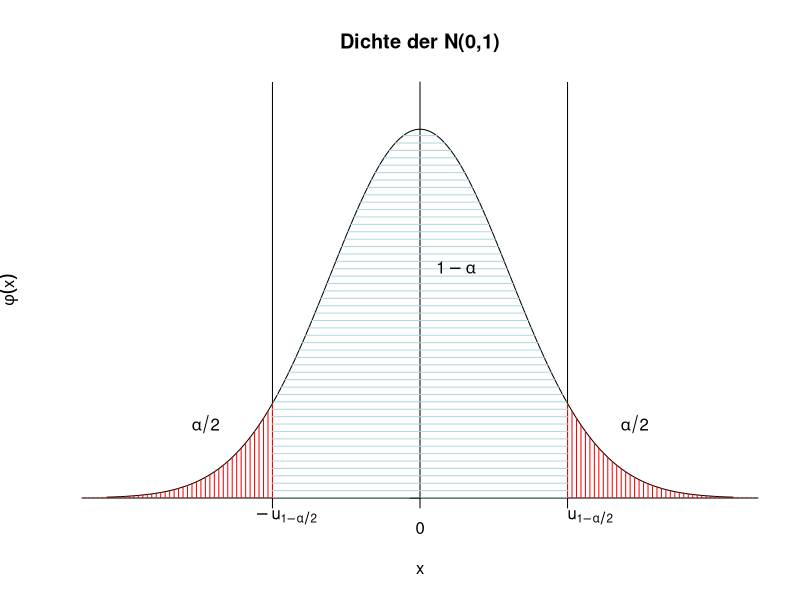
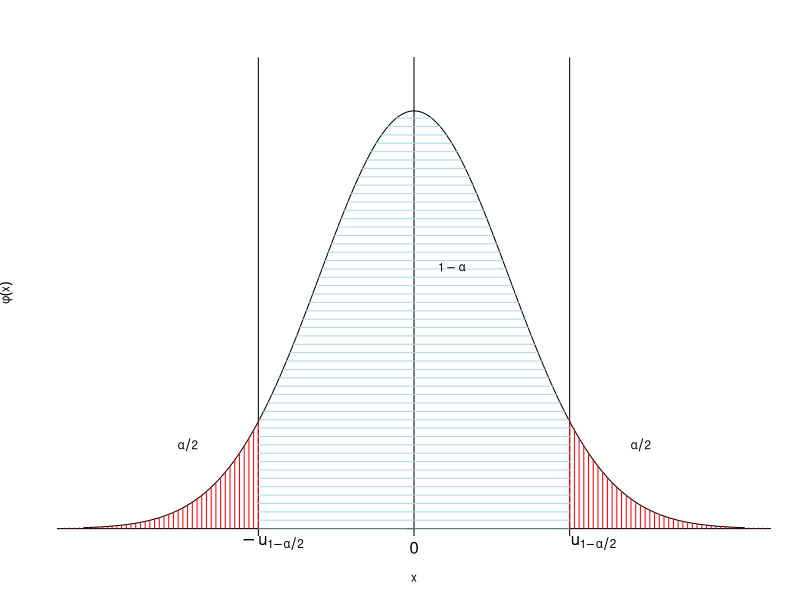
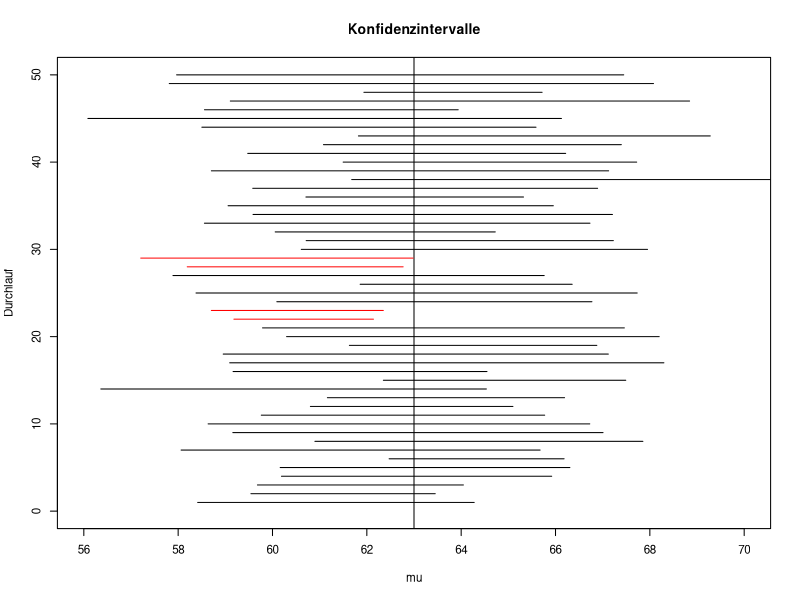
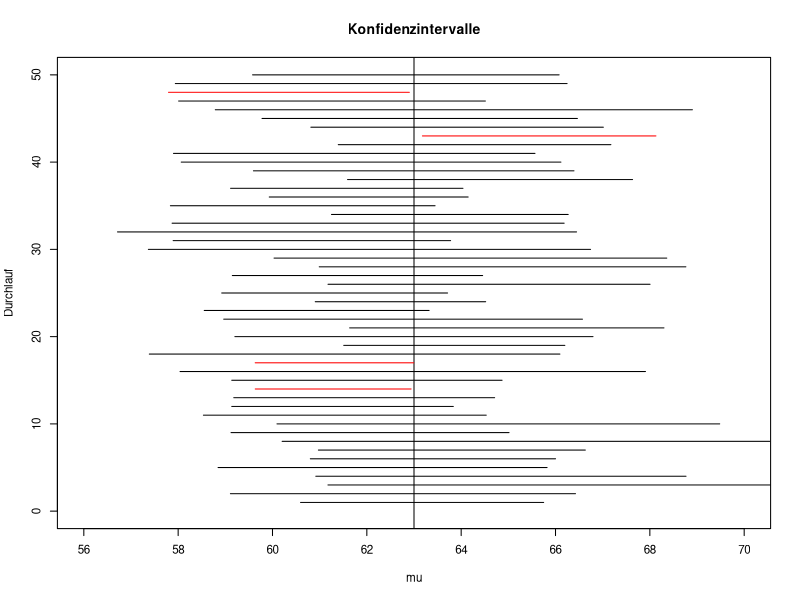

Generate these figures, in order, with R:
## ---- chunk 1
#| code-fold: true
#| code-summary: "R-Code zeigen"
x <- seq(from=-3.5, to=3.5, length=200)
plot(x, dnorm(x), 
     type="l", 
     axes=FALSE,
     ylim=c(0,0.45),
     yaxs="i",
     xlab="x", 
     ylab=expression(phi(x)),
     main="Dichte der N(0,1)")

axis(1, 
     at=c(-4, -1.65, 0, 1.65, 4), 
     labels=FALSE)
axis(2, 
     pos=0, 
     at=c(0, 0.5), 
     labels=FALSE)
abline(v=c(-1.65, 1.65))

mtext(expression(-u[1-alpha/2]),
      at=-1.5, 
      side=1, 
      line=0.5)
mtext(expression(u[1-alpha/2]),
      at=1.9, 
      side=1, 
      line=0.5)
mtext(0, 
      side=1, 
      line=1)

for(x in seq(1.65, 4, by=0.05)){
  lines(c(-x, -x), c(0, dnorm(x)), col="red")
  lines(c(x, x), c(0, dnorm(x)), col="red")
}
for(y in seq(0, dnorm(0), by=0.008)){
  lines(c(max(-1.65, -sqrt(-2*log(y*sqrt(2*pi)))),
          min(1.65, sqrt(-2*log(y*sqrt(2*pi))))),
        c(y, y), col="lightblue")
}

text(-2.4,0.08,
     expression(alpha/2))
text(0.4,0.25,
     expression(1-alpha))
text(2.4,0.08,
     expression(alpha/2))
## ---- chunk 2
#| echo: FALSE
#| fig-cap: "Dichte der Standardnormalverteilung"
par(cex=0.7)
x <- seq(from=-3.5, to=3.5, length=200)
plot(x, dnorm(x), 
     type="l", 
     axes=FALSE,
     ylim=c(0,0.45),
     yaxs="i",
     xlab="x", 
     ylab=expression(phi(x)),
     main="")

axis(1, 
     at=c(-4, -1.65, 0, 1.65, 4), 
     labels=FALSE)
axis(2, 
     pos=0, 
     at=c(0, 0.5), 
     labels=FALSE)
abline(v=c(-1.65, 1.65))

mtext(expression(-u[1-alpha/2]),
      at=-1.5, 
      side=1, 
      line=0.7)
mtext(expression(u[1-alpha/2]),
      at=1.9, 
      side=1, 
      line=0.7)
mtext(0, 
      side=1, 
      line=1)

for(x in seq(1.65, 4, by=0.05)){
  lines(c(-x, -x), c(0, dnorm(x)), col="red")
  lines(c(x, x), c(0, dnorm(x)), col="red")
}
for(y in seq(0, dnorm(0), by=0.008)){
  lines(c(max(-1.65, -sqrt(-2*log(y*sqrt(2*pi)))),
          min(1.65, sqrt(-2*log(y*sqrt(2*pi))))),
        c(y, y), col="lightblue")
}

text(-2.4,0.08,
     expression(alpha/2))
text(0.4,0.25,
     expression(1-alpha))
text(2.4,0.08,
     expression(alpha/2))
## ---- chunk 3
gut_bez <- ceiling(rlnorm(50, 1.7, 0.5))
gut_bez <- gut_bez-min(gut_bez)
head(gut_bez)
## ---- chunk 4
mean(gut_bez)
## ---- chunk 5
sd(gut_bez)
## ---- chunk 6
n <- length(gut_bez)
alpha <- 0.05
qnt <- qnorm(1-alpha/2)
k_unten <- mean(gut_bez) - qnt * sd(gut_bez)/sqrt(n)
k_oben <- mean(gut_bez) + qnt * sd(gut_bez)/sqrt(n)

round(c(k_unten, k_oben),2)
## ---- chunk 7
anteil <- c(59.81, 61.15, 56.56, 63.71, 
            54.97, 62.64, 61.43, 59.83)
## ---- chunk 8
mean(anteil)
## ---- chunk 9
alpha <- 0.05
qnt <- qt(1-alpha/2, df=7)
print(qnt)
## ---- chunk 10
mean(anteil) - qnt * sd(anteil)/sqrt(8)
## ---- chunk 11
mean(anteil) + qnt * sd(anteil)/sqrt(8)
## ---- chunk 12
n <- 1000
alpha <- 0.05
qnt <- qnorm(1 - alpha/2)
pi_dach <- 0.273
k_unten <- pi_dach - qnt * sqrt(pi_dach * (1-pi_dach) / n)
k_oben <- pi_dach + qnt * sqrt(pi_dach * (1-pi_dach) / n)
paste(round(k_unten, 3), 
      round(k_oben, 3), 
      sep="; ")
## ---- chunk 13
mu <- 63
sigma <- 4
n <- 8
alpha <- 0.05
R <- 10000

# (1-alpha/2)-Quantil der t-Verteilung
# mit n-1 Freiheitsgraden
qnt <- qt(1-alpha/2, df=n-1)

# Initialisierung eines Zählers
z <- 0

for(r in 1:R){
  
  # Ziehung der Stichprobe
  x <- rnorm(n, mean=mu, sd=sigma)
  
  # Berechnung der Intervallgrenzen
  k_unten <- mean(x) - qnt * sd(x)/sqrt(n)
  k_oben <- mean(x) + qnt * sd(x)/sqrt(n)
  
  # Wird der wahre Wert mu überdeckt? 
  # Wenn ja, setze den Zähler hoch
  if(k_unten <= mu & mu <= k_oben){
    z <- z+1
  }
}
## ---- chunk 14
print(z/R)
## ---- chunk 15
#| echo: FALSE
#| out.width: "90%"
#| fig.asp: 1
mu <- 63
sigma <- 4
n <- 8
alpha <- 0.05
R <- 50
qnt <- qt(1-alpha/2, df=n-1)
repeat{
  K <- replicate(R,{
    x <- rnorm(n, mean=mu, sd=sigma)
    k_unten <- mean(x) - qnt * sd(x)/sqrt(n)
    k_oben <- mean(x) + qnt * sd(x)/sqrt(n)
    c(k_unten, k_oben)
  })
  z <- sum(K[1,] > mu | K[2,] < mu)
  if(z >= 3 & z <= 4) break
}
plot(c(56,70),c(0,R),t="n",
     xlab="mu", ylab="Durchlauf", main="Konfidenzintervalle")
abline(v=mu)
for(r in 1:R){
  if(K[1,r] <= mu & mu <= K[2,r]){
    lines(x=K[,r], y=c(r, r))
  } else {
    lines(x=K[,r], y=c(r, r), col="red")
  }
}
## ---- chunk 16
#| echo: FALSE
#| out.width: "90%"
#| fig.asp: 1
par(cex=0.7)
mu <- 63
sigma <- 4
n <- 8
alpha <- 0.05
R <- 50
qnt <- qt(1-alpha/2, df=n-1)
repeat{
  K <- replicate(R,{
    x <- rnorm(n, mean=mu, sd=sigma)
    k_unten <- mean(x) - qnt * sd(x)/sqrt(n)
    k_oben <- mean(x) + qnt * sd(x)/sqrt(n)
    c(k_unten, k_oben)
  })
  z <- sum(K[1,] > mu | K[2,] < mu)
  if(z >= 3 & z <= 4) break
}
plot(c(56,70),c(0,R),t="n",
     xlab="mu", ylab="Durchlauf", main="Konfidenzintervalle")
abline(v=mu)
for(r in 1:R){
  if(K[1,r] <= mu & mu <= K[2,r]){
    lines(x=K[,r], y=c(r, r))
  } else {
    lines(x=K[,r], y=c(r, r), col="red")
  }
}
